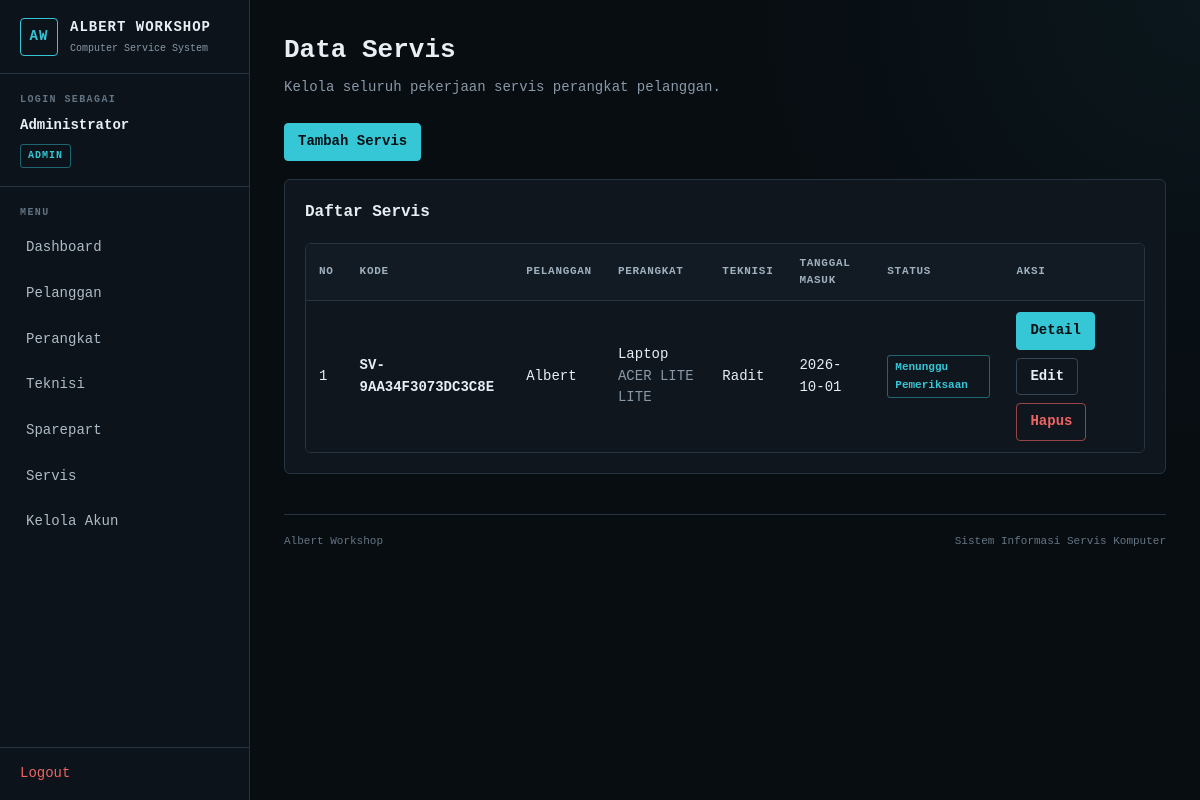
/servis/index.php (signed in), run on the app's committed database.
### tables this page shows
CREATE TABLE `servis` (
  `id_servis` int NOT NULL,
  `kode_servis` varchar(20) NOT NULL,
  `id_perangkat` int NOT NULL,
  `id_teknisi` int NOT NULL,
  `tanggal_masuk` date NOT NULL,
  `keluhan` text NOT NULL,
  `diagnosa` text,
  `status` varchar(30) NOT NULL,
  `biaya_jasa` decimal(12,2) NOT NULL,
  `dp` decimal(12,2) NOT NULL DEFAULT '0.00'
);

CREATE TABLE `pelanggan` (
  `id_pelanggan` int NOT NULL,
  `nama` varchar(100) NOT NULL,
  `no_hp` varchar(20) NOT NULL,
  `alamat` text NOT NULL,
  `aktif` tinyint(1) NOT NULL DEFAULT '1'
);

CREATE TABLE `perangkat` (
  `id_perangkat` int NOT NULL,
  `id_pelanggan` int NOT NULL,
  `jenis_perangkat` varchar(50) NOT NULL,
  `merk` varchar(50) NOT NULL,
  `tipe` varchar(100) NOT NULL,
  `serial_number` varchar(100) DEFAULT NULL
);

CREATE TABLE `teknisi` (
  `id_teknisi` int NOT NULL,
  `nama_teknisi` varchar(100) NOT NULL,
  `no_hp` varchar(20) NOT NULL,
  `keahlian` varchar(100) NOT NULL
);

### servis/index.php (the view, shortened to what this page needs)
<?php
require '../config/koneksi.php';
if ($_SESSION["role"] === "admin") {
    $query = mysqli_query(
        $koneksi,
        "SELECT
            servis.*,
            perangkat.jenis_perangkat,
            perangkat.merk,
            perangkat.tipe,
            pelanggan.nama AS nama_pelanggan,
            teknisi.nama_teknisi
         FROM servis
         JOIN perangkat
            ON servis.id_perangkat =
               perangkat.id_perangkat
         JOIN pelanggan
            ON perangkat.id_pelanggan =
               pelanggan.id_pelanggan
         LEFT JOIN teknisi
            ON servis.id_teknisi =
               teknisi.id_teknisi
         ORDER BY servis.id_servis DESC"
    );
}
require '../template/header.php';
require '../template/sidebar.php';
?>
<div class="page-header">
    <div>
        <h1>
            <?= $_SESSION["role"] === "admin"
                ? "Data Servis"
                : "Servis Saya"; ?>
        </h1>
        <p class="page-description">
            <?php if ($_SESSION["role"] === "admin"): ?>
                Kelola seluruh pekerjaan servis perangkat pelanggan.
            <?php else: ?>
                Daftar pekerjaan servis yang ditugaskan kepada Anda.
            <?php endif; ?>
        </p>
    </div>
</div>
<div class="toolbar">
    <?php if ($_SESSION["role"] === "admin"): ?>
        <a
            href="tambah.php"
            class="btn"
        >
            Tambah Servis
        </a>
    <?php endif; ?>
</div>
<section class="panel">
    <h2 class="panel-title">
        Daftar Servis
    </h2>
    <?php if (mysqli_num_rows($query) > 0): ?>
        <div class="table-wrap">
            <table>
                <thead>
                    <tr>
                        <th>No</th>
                        <th>Kode</th>
                        <th>Pelanggan</th>
                        <th>Perangkat</th>
                        <th>Teknisi</th>
                        <th>Tanggal Masuk</th>
                        <th>Status</th>
                        <th>Aksi</th>
                    </tr>
                </thead>
                <tbody>
                <?php
                $no = 1;
                while ($data = mysqli_fetch_assoc($query)):
                    $status_class = "status-info";
                ?>
                    <tr>
                        <td>
                            <?= $no++; ?>
                        </td>
                        <td>
                            <strong>
                                <?= htmlspecialchars(
                                    $data["kode_servis"]
                                ); ?>
                            </strong>
                        </td>
                        <td>
                            <?= htmlspecialchars(
                                $data["nama_pelanggan"]
                            ); ?>
                        </td>
                        <td>
                            <?= htmlspecialchars(
                                $data["jenis_perangkat"]
                            ); ?>
                            <br>
                            <span class="text-muted">
                                <?= htmlspecialchars(
                                    $data["merk"]
                                ); ?>
                                <?= htmlspecialchars(
                                    $data["tipe"]
                                ); ?>
                            </span>
                        </td>
                        <td>
                            <?= !empty($data["nama_teknisi"])
                                ? htmlspecialchars(
                                    $data["nama_teknisi"]
                                )
                                : "-"; ?>
                        </td>
                        <td>
                            <?= htmlspecialchars(
                                $data["tanggal_masuk"]
                            ); ?>
                        </td>
                        <td>
                            <span class="status <?= $status_class; ?>">
                                <?= htmlspecialchars(
                                    $data["status"]
                                ); ?>
                            </span>
                        </td>
                        <td>
                            <div class="toolbar">
                                <a
                                    href="detail.php?id=<?= $data["id_servis"]; ?>"
                                    class="btn"
                                >
                                    Detail
                                </a>
                                <?php if ($_SESSION["role"] === "admin"): ?>
                                    <a
                                        href="edit.php?id=<?= $data["id_servis"]; ?>"
                                        class="btn btn-secondary"
                                    >
                                        Edit
                                    </a>
                                    <a
                                        href="hapus.php?id=<?= $data["id_servis"]; ?>"
                                        class="btn btn-danger"
                                        onclick="return confirm('Yakin ingin menghapus servis ini? Stok sparepart yang digunakan akan dikembalikan.')"
                                    >
                                        Hapus
                                    </a>
                                <?php endif; ?>
                            </div>
                        </td>
                    </tr>
                <?php endwhile; ?>
                </tbody>
            </table>
        </div>
    <?php endif; ?>
</section>
<?php
require '../template/footer.php';
?>

### assets/css/style.css (style rules this page uses)
:root { --bg: #080d12; --surface: #0f161d; --surface-2: #151e27; --border: #263442; --border-light: #344555; --text: #e8eef4; --muted: #8999a8; --accent: #36c7d7; --accent-hover: #60d6e2; --success: #45d69a; --warning: #e8b84a; --danger: #ef6464; --sidebar-width: 250px; --radius: 6px; --font-main: "0xProto Nerd Font", monospace; }
* { box-sizing: border-box; }
html { color-scheme: dark; }
html, body { width: 100%; min-height: 100%; }
body { margin: 0; background: radial-gradient( circle at top right, rgba(54, 199, 215, 0.05), transparent 28rem ), var(--bg); color: var(--text); font-family: var(--font-main); font-size: 14px; line-height: 1.55; overflow-x: hidden; }
a { color: var(--accent); text-decoration: none; }
h1, h2, h3 { margin-top: 0; color: var(--text); font-family: var(--font-main); font-weight: 700; }
h1 { font-size: 26px; }
h2 { font-size: 20px; }
p { line-height: 1.65; }
strong { font-weight: 700; }
.text-muted { color: var(--muted); }
.main-content > * { max-width: 100%; }
.page-header { display: flex; align-items: flex-start; justify-content: space-between; gap: 20px; width: 100%; margin: 0 0 24px; }
.page-header h1 { margin: 0 0 6px; }
.page-description { margin: 0; color: var(--muted); }
.panel { width: 100%; margin: 0 0 22px; padding: 20px; background: var(--surface); border: 1px solid var(--border); border-radius: var(--radius); }
.panel-title { margin-bottom: 18px; font-size: 16px; }
.toolbar { display: flex; flex-wrap: wrap; align-items: center; gap: 8px; margin: 0 0 18px; }
td .toolbar { margin-bottom: 0; }
button, .btn { display: inline-flex; align-items: center; justify-content: center; min-height: 36px; padding: 7px 13px; background: var(--accent); border: 1px solid var(--accent); border-radius: 4px; color: #041013; font-family: var(--font-main); font-size: 14px; font-weight: 700; cursor: pointer; transition: background 0.15s ease, border-color 0.15s ease, color 0.15s ease; }
.btn-secondary { background: transparent; border-color: var(--border-light); color: var(--text); }
.btn-danger { background: transparent; border-color: rgba(239, 100, 100, 0.6); color: var(--danger); }
.table-wrap { width: 100%; overflow-x: auto; border: 1px solid var(--border); border-radius: var(--radius); }
table { width: 100%; border-collapse: collapse; background: var(--surface); border: 0 !important; }
thead { background: #121b23; }
th, td { padding: 11px 13px; border-bottom: 1px solid var(--border); text-align: left; vertical-align: middle; }
th { color: #9fb0bf; font-size: 11px; font-weight: 700; text-transform: uppercase; letter-spacing: 0.7px; }
tbody tr:last-child td { border-bottom: 0; }
.status { display: inline-flex; align-items: center; padding: 3px 7px; border: 1px solid var(--border); border-radius: 3px; font-size: 11px; font-weight: 700; }
.status-info { border-color: rgba(54, 199, 215, 0.45); color: var(--accent); }

### data on the page
servis: kode_servis "SV-9AA34F3073DC3C8E", pelanggan.nama "Albert", id_perangkat.jenis_perangkat "Laptop", id_perangkat.merk "ACER LITE", id_perangkat.tipe "LITE", id_teknisi.nama_teknisi "Radit", tanggal_masuk "2026-10-01", status "Menunggu Pemeriksaan"

### other printed values
$nama "Administrator"
$role "ADMIN"
